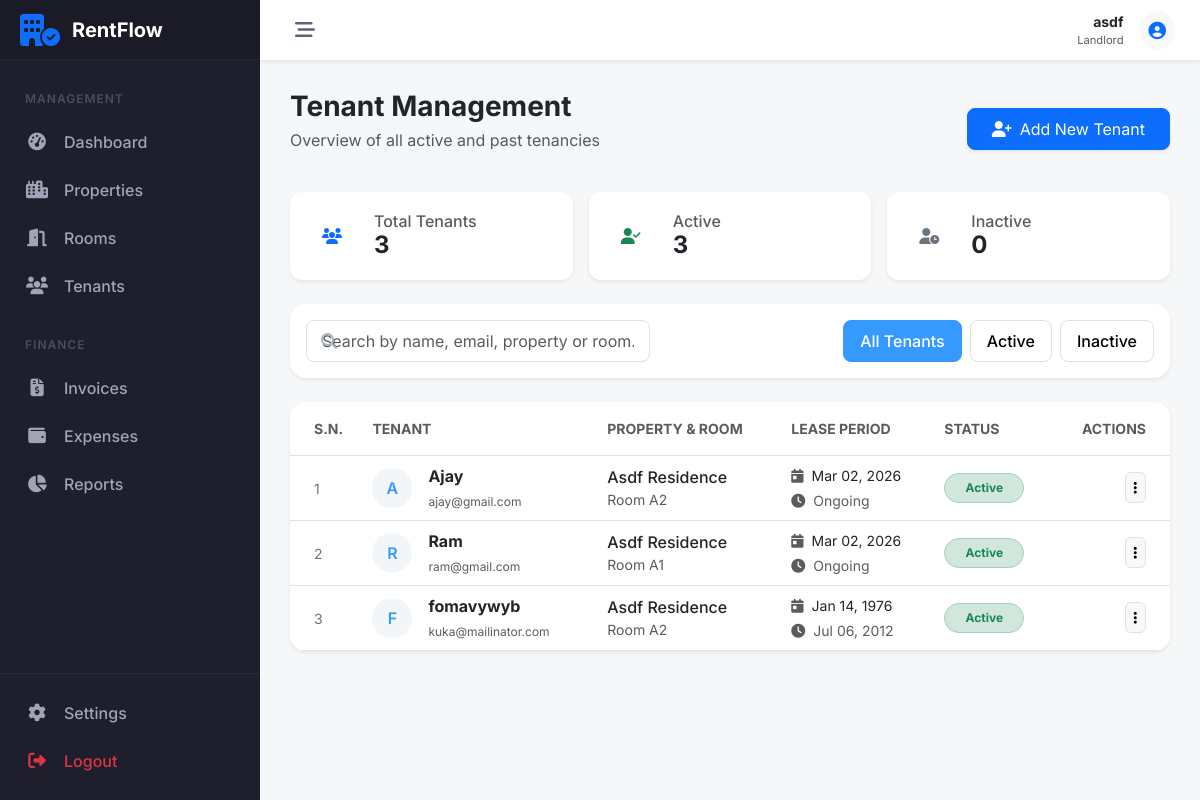
The app's page /properties/tenancies/ (signed in) with its own data.
### accounts/models.py (models this page shows, shortened)
class Profile(models.Model):
    ROLE_CHOICES = (
        ('LANDLORD', 'Landlord'),
        ('TENANT', 'Tenant'),
    )
    user = models.OneToOneField(User, on_delete=models.CASCADE, related_name='profile')
    role = models.CharField(max_length=10, choices=ROLE_CHOICES, default='TENANT', db_index=True)
    phone = models.CharField(max_length=15, blank=True)
    address = models.TextField(blank=True)
    needs_password_change = models.BooleanField(default=False)
    created_at = models.DateTimeField(auto_now_add=True)
    updated_at = models.DateTimeField(auto_now=True)

### properties/models.py (models this page shows, shortened)
class Tenancy(models.Model):
    tenant = models.ForeignKey(User, on_delete=models.CASCADE, related_name='tenancies')
    room = models.ForeignKey(Room, on_delete=models.CASCADE, related_name='tenancies')
    start_date = models.DateField()
    end_date = models.DateField(null=True, blank=True)
    is_active = models.BooleanField(default=True, db_index=True)
    class Meta:
        verbose_name_plural = "Tenancies"

class Room(models.Model):
    property = models.ForeignKey(Property, on_delete=models.CASCADE, related_name='rooms')
    room_number = models.CharField(max_length=10)
    monthly_rent = models.DecimalField(max_digits=10, decimal_places=2)
    capacity = models.IntegerField(default=1)
    is_active = models.BooleanField(default=True)
    created_at = models.DateTimeField(auto_now_add=True)

class Property(models.Model):
    landlord = models.ForeignKey(User, on_delete=models.CASCADE, related_name='properties')
    name = models.CharField(max_length=100)
    address = models.TextField()
    description = models.TextField(blank=True)
    created_at = models.DateTimeField(auto_now_add=True)
    class Meta:
        verbose_name_plural = "Properties"

### properties/views.py (the view)
# urls.py: path('tenancies/', TenancyListView.as_view(), name='tenancy_list'),
class TenancyListView(LandlordRequiredMixin, ListView):
    model = Tenancy
    template_name = 'properties/tenancy_list.html'
    context_object_name = 'tenancies'
    def get_queryset(self):
        return Tenancy.objects.filter(
            room__property__landlord=self.request.user
        ).select_related('tenant', 'room__property').order_by('-is_active', 'tenant__username')
    def get_context_data(self, **kwargs):
        context = super().get_context_data(**kwargs)
        tenancies = self.get_queryset()
        total_tenants = tenancies.values('tenant').distinct().count()
        active_tenancies = tenancies.filter(is_active=True).count()
        inactive_tenancies = tenancies.filter(is_active=False).count()
        context.update({
            'total_tenants': total_tenants,
            'active_tenancies': active_tenancies,
            'inactive_tenancies': inactive_tenancies,
        })
        return context

### properties/templates/properties/tenancy_list.html (shortened to what this page needs)
{% extends 'core/base.html' %}
{% block content %}
<div class="row align-items-center mb-4">
    <div class="col-md-6">
        <h3 class="fw-bold mb-1">Tenant Management</h3>
        <p class="text-muted">Overview of all active and past tenancies</p>
    </div>
    <div class="col-md-6 text-md-end">
        <a href="{% url 'properties:tenancy_add' %}" class="btn btn-primary px-4 py-2 rounded-3 shadow-sm">
            <i class="fa-solid fa-user-plus me-2"></i>Add New Tenant
        </a>
    </div>
</div>
<div class="row g-3 mb-4">
    <div class="col-md-4">
        <div class="card metric-card shadow-sm">
            <div class="card-body py-3">
                <div class="d-flex align-items-center">
                    <div class="bg-light-primary p-3 rounded-3 me-3">
                        <i class="fa-solid fa-users text-primary"></i>
                    </div>
                    <div>
                        <h6 class="text-muted mb-0">Total Tenants</h6>
                        <h4 class="fw-bold mb-0">{{ total_tenants }}</h4>
                    </div>
                </div>
            </div>
        </div>
    </div>
    <div class="col-md-4">
        <div class="card metric-card shadow-sm">
            <div class="card-body py-3">
                <div class="d-flex align-items-center">
                    <div class="bg-light-success p-3 rounded-3 me-3">
                        <i class="fa-solid fa-user-check text-success"></i>
                    </div>
                    <div>
                        <h6 class="text-muted mb-0">Active</h6>
                        <h4 class="fw-bold mb-0">{{ active_tenancies }}</h4>
                    </div>
                </div>
            </div>
        </div>
    </div>
    <div class="col-md-4">
        <div class="card metric-card shadow-sm">
            <div class="card-body py-3">
                <div class="d-flex align-items-center">
                    <div class="bg-light-secondary p-3 rounded-3 me-3">
                        <i class="fa-solid fa-user-clock text-secondary"></i>
                    </div>
                    <div>
                        <h6 class="text-muted mb-0">Inactive</h6>
                        <h4 class="fw-bold mb-0">{{ inactive_tenancies }}</h4>
                    </div>
                </div>
            </div>
        </div>
    </div>
</div>
<div class="card shadow-sm border-0 rounded-4 mb-4">
    <div class="card-body p-3">
        <div class="row g-3 align-items-center">
            <div class="col-lg-5 col-md-12">
                <div class="search-container">
                    <i class="fa-solid fa-magnifying-glass"></i>
                    <input type="text" id="tenantSearch" class="form-control search-input"
                        placeholder="Search by name, email, property or room...">
                </div>
            </div>
            <div class="col-lg-7 col-md-12 text-md-end">
                <div class="d-flex gap-2 justify-content-lg-end overflow-auto pb-1 pb-lg-0">
                    <button class="filter-btn active" data-status="all">All Tenants</button>
                    <button class="filter-btn" data-status="active">Active</button>
                    <button class="filter-btn" data-status="inactive">Inactive</button>
                </div>
            </div>
        </div>
    </div>
</div>
<div class="card table-card shadow-sm">
    <div class="table-responsive">
        <table class="table table-hover align-middle mb-0" id="tenantTable">
            <thead class="bg-light">
                <tr>
                    <th class="ps-4 py-3 text-muted small text-uppercase fw-bold">S.N.</th>
                    <th class="py-3 text-muted small text-uppercase fw-bold">Tenant</th>
                    <th class="py-3 text-muted small text-uppercase fw-bold">Property & Room</th>
                    <th class="py-3 text-muted small text-uppercase fw-bold">Lease Period</th>
                    <th class="py-3 text-muted small text-uppercase fw-bold">Status</th>
                    <th class="py-3 text-muted small text-uppercase fw-bold text-end pe-4">Actions</th>
                </tr>
            </thead>
            <tbody>
                {% for tenancy in tenancies %}
                <tr class="tenant-row"
                    data-name="{{ tenancy.tenant.username|lower }}"
                    data-email="{{ tenancy.tenant.email|lower }}"
                    data-property="{{ tenancy.room.property.name|lower }}"
                    data-room="{{ tenancy.room.room_number|lower }}"
                    data-status="{% if tenancy.is_active %}active{% else %}inactive{% endif %}">
                    <td class="ps-4">
                        <span class="text-secondary small">{{ forloop.counter }}</span>
                    </td>
                    <td>
                        <div class="d-flex align-items-center">
                            <div class="avatar-circle me-3">
                                {{ tenancy.tenant.username|slice:":1"|upper }}
                            </div>
                            <div>
                                <div class="fw-bold text-dark">{{ tenancy.tenant.username }}</div>
                                <small class="text-muted" style="font-size: 0.75rem;">{{ tenancy.tenant.email }}</small>
                            </div>
                        </div>
                    </td>
                    <td>
                        <div class="fw-medium text-dark">{{ tenancy.room.property.name }}</div>
                        <div class="text-muted small">Room {{ tenancy.room.room_number }}</div>
                    </td>
                    <td>
                        <div class="small">
                            <i class="fa-solid fa-calendar-day text-muted me-1"></i> {{ tenancy.start_date|date:"M d, Y" }}
                        </div>
                        <div class="small text-muted mt-1">
                            <i class="fa-solid fa-clock text-muted me-1"></i> {{ tenancy.end_date|date:"M d, Y"|default:"Ongoing" }}
                        </div>
                    </td>
                    <td>
                        {% if tenancy.is_active %}
                        <span class="badge bg-success-subtle text-success border border-success-subtle rounded-pill px-3 py-2 badge-status">Active</span>
                        {% else %}
                        <span class="badge bg-secondary-subtle text-secondary border border-secondary-subtle rounded-pill px-3 py-2 badge-status">Inactive</span>
                        {% endif %}
                    </td>
                    <td class="text-end pe-4">
                        <div class="dropdown">
                            <button class="btn btn-sm btn-light rounded-2 border" type="button" data-bs-toggle="dropdown">
                                <i class="fa-solid fa-ellipsis-vertical"></i>
                            </button>
                        </div>
                    </td>
                </tr>
                {% endfor %}
            </tbody>
        </table>
    </div>
</div>
{% endblock %}

### core/templates/core/base.html (shortened to what this page needs)
<!DOCTYPE html>
<html lang="en">
<head>
    <link href="https://cdn.jsdelivr.net/npm/bootstrap@5.3.0/dist/css/bootstrap.min.css" rel="stylesheet">
    <link rel="stylesheet" href="https://cdnjs.cloudflare.com/ajax/libs/font-awesome/6.5.1/css/all.min.css">
</head>
<body>
    {% if user.is_authenticated %}
    <aside id="sidebar">
        <div class="sidebar-logo">
            <i class="fa-solid fa-building-circle-check fa-2x text-primary"></i>
            <span class="logo-text">RentFlow</span>
        </div>
        <div class="sidebar-nav">
            {% if user.profile.role == 'LANDLORD' %}
            <div class="nav-header">Management</div>
            <a href="{% url 'dashboard:landlord_dash' %}"
                class="nav-link-custom {% if 'dashboard' in request.resolver_match.view_name %}active{% endif %}">
                <i class="fa-solid fa-gauge-high"></i>
                <span>Dashboard</span>
            </a>
            <div class="nav-item">
                <a class="nav-link-custom" data-bs-toggle="collapse" href="#collapse-properties" role="button"
                    aria-expanded="false" aria-controls="collapse-properties">
                    <i class="fa-solid fa-city"></i>
                    <span>Properties</span>
                </a>
            </div>
            <div class="nav-item">
                <a class="nav-link-custom" data-bs-toggle="collapse" href="#collapse-rooms" role="button"
                    aria-expanded="false" aria-controls="collapse-rooms">
                    <i class="fa-solid fa-door-open"></i>
                    <span>Rooms</span>
                </a>
            </div>
            <div class="nav-item">
                <a class="nav-link-custom" data-bs-toggle="collapse" href="#collapse-tenants" role="button"
                    aria-expanded="false" aria-controls="collapse-tenants">
                    <i class="fa-solid fa-users"></i>
                    <span>Tenants</span>
                </a>
            </div>
            <div class="nav-header mt-3">Finance</div>
            <div class="nav-item">
                <a class="nav-link-custom" data-bs-toggle="collapse" href="#collapse-invoices" role="button"
                    aria-expanded="false" aria-controls="collapse-invoices">
                    <i class="fa-solid fa-file-invoice-dollar"></i>
                    <span>Invoices</span>
                </a>
            </div>
            <div class="nav-item">
                <a class="nav-link-custom" data-bs-toggle="collapse" href="#collapse-expenses" role="button"
                    aria-expanded="false" aria-controls="collapse-expenses">
                    <i class="fa-solid fa-wallet"></i>
                    <span>Expenses</span>
                </a>
            </div>
            <a href="{% url 'payments:financial_report' %}"
                class="nav-link-custom {% if 'report' in request.resolver_match.view_name %}active{% endif %}">
                <i class="fa-solid fa-chart-pie"></i>
                <span>Reports</span>
            </a>
            {% endif %}
        </div>
        <div class="sidebar-footer">
            <a href="#" class="nav-link-custom">
                <i class="fa-solid fa-gear"></i>
                <span>Settings</span>
            </a>
            <a href="javascript:void(0)" onclick="document.getElementById('logout-form').submit()"
                class="nav-link-custom text-danger">
                <i class="fa-solid fa-right-from-bracket"></i>
                <span>Logout</span>
            </a>
        </div>
    </aside>
    <div id="main-wrapper">
        <header id="topbar">
            <button class="toggle-btn" id="sidebar-toggle">
                <i class="fa-solid fa-bars-staggered"></i>
            </button>
            <div class="ms-auto d-flex align-items-center">
                <div class="me-3 d-none d-md-block text-end">
                    <div class="fw-bold small text-dark">{{ user.username }}</div>
                    <div class="text-muted small" style="font-size: 0.7rem;">{{ user.profile.get_role_display }}</div>
                </div>
                <div class="dropdown">
                    <a href="#" class="btn btn-light btn-sm rounded-circle p-2" data-bs-toggle="dropdown">
                    </a>
                </div>
            </div>
        </header>
        <main id="content-area">
            {% block content %}{% endblock %}
        </main>
    </div>
    {% endif %}
</body>
</html>

### records on screen
Tenancy: tenant.username "A", tenant.username "Ajay", tenant.email "ajay@gmail.com", room.property.name "Asdf Residence", room.room_number "A2", start_date "Mar 02, 2026", end_date "Ongoing", is_active "Active"
Tenancy: tenant.username "R", tenant.username "Ram", tenant.email "ram@gmail.com", room.property.name "Asdf Residence", room.room_number "A1", start_date "Mar 02, 2026", end_date "Ongoing", is_active "Active"
Tenancy: tenant.username "F", tenant.username "fomavywyb", tenant.email "kuka@mailinator.com", room.property.name "Asdf Residence", room.room_number "A2", start_date "Jan 14, 1976", end_date "Jul 06, 2012", is_active "Active"

### other values on screen
{{ user.username }} "asdf"
{{ user.profile.get_role_display }} "Landlord"
{{ total_tenants }} "3"
{{ active_tenancies }} "3"
{{ inactive_tenancies }} "0"
